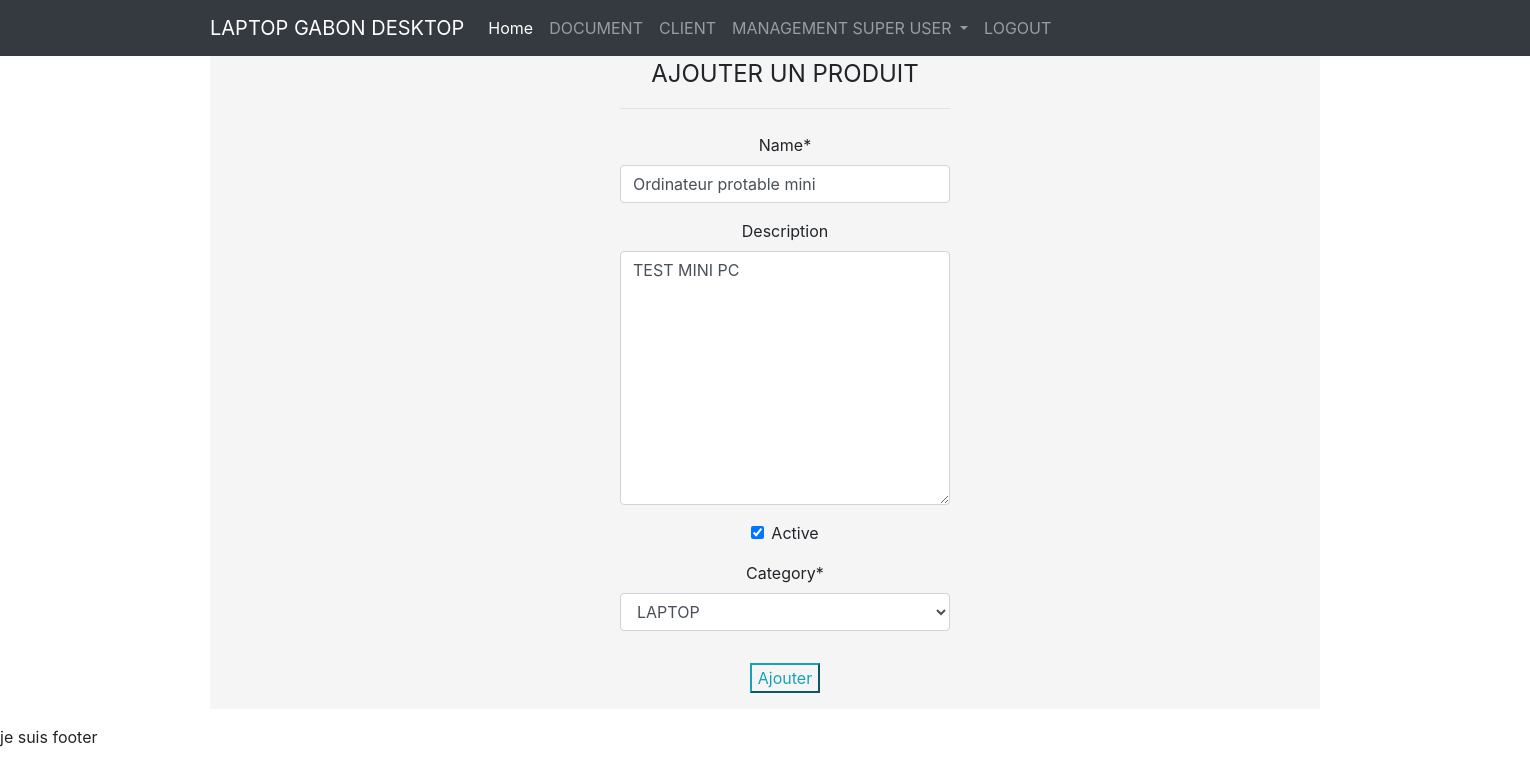
/alldetail/product/1/edit/ (signed in), run on the app's committed database.
### alldetail/models.py (models this page shows, shortened)
class Product(models.Model):
    date_created = models.DateTimeField(auto_now_add=True)
    date_updated = models.DateTimeField(auto_now=True)
    name = models.CharField(max_length=255)
    description = models.TextField(blank=True)
    author = models.ForeignKey(User, on_delete=models.CASCADE, null=True, blank=True)
    active = models.BooleanField(default=False)
    category = models.ForeignKey('alldetail.Category', on_delete=models.CASCADE, related_name='products')

class Category(models.Model):
    date_created = models.DateTimeField(auto_now_add=True)
    date_updated = models.DateTimeField(auto_now=True)
    name = models.CharField(max_length=255)
    description = models.TextField(blank=True)
    author = models.ForeignKey(User, on_delete=models.CASCADE,null=True, blank=True)
    active = models.BooleanField(default=False)
    shop = models.ForeignKey('alldetail.Shop', on_delete=models.CASCADE, related_name='categorys')
    def __str__(self):
        return self.name

### alldetail/views.py (the view)
# urls.py: path('product/<int:pk>/edit/', ProductUpdateView.as_view(), name="product-updated"),
class ProductUpdateView(LoginRequiredMixin,UserPassesTestMixin,UpdateView):
    model = Product
    fields = ['name','description','active','category']
    def test_func(self):
        if self.request.user.is_superuser:
            return True
        return False

### templates/alldetail/product_form.html (shortened to what this page needs)
{% extends "base.html"%}
{% load crispy_forms_tags %}
{% block content %}
<div class="container" style="background-color:whitesmoke;">
    <div class="row" style="position:center;text-align:center;margin:0 auto;margin-left:380px;width:100%;">
        <div class="col-8 col-md-4 mx auto">
            <form method="POST" enctype="multipart/form-data">
                <div class="form-group">
                    <legend class="mb-4 pb-3 border-bottom text-uppercase">Ajouter un produit</legend>
                    <table style="width:100;">
                    {{form|crispy}}
                    </table>
                </div>
                <div class="form-group">
                    <button class="btn-outline-info" type="submit">Ajouter</button>
                </div>
            </form>
        </div>
    </div>
</div>
{% endblock content %}

### data on the page
Product: name "Ordinateur protable mini", description "TEST MINI PC", active "☑", category "LAPTOP"
